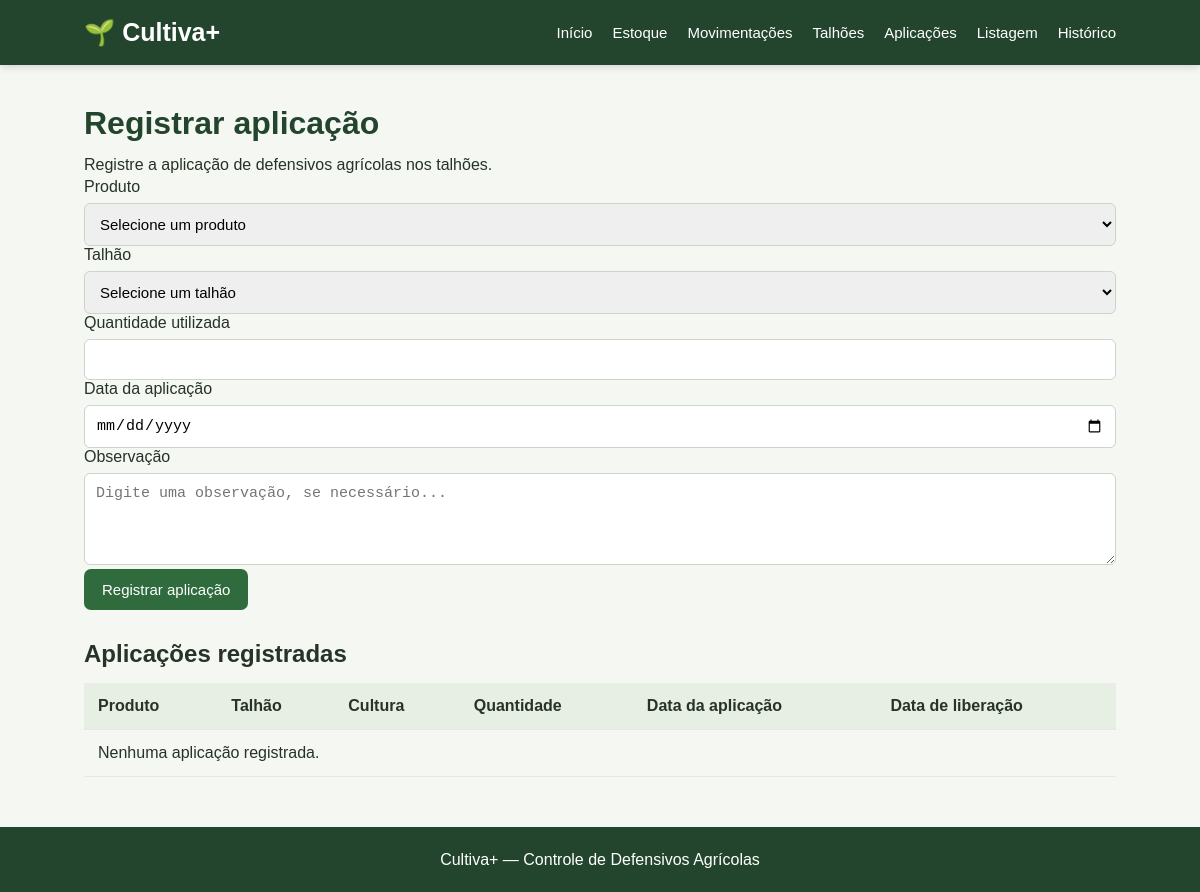
Page /aplicacoes on the earlier database version.
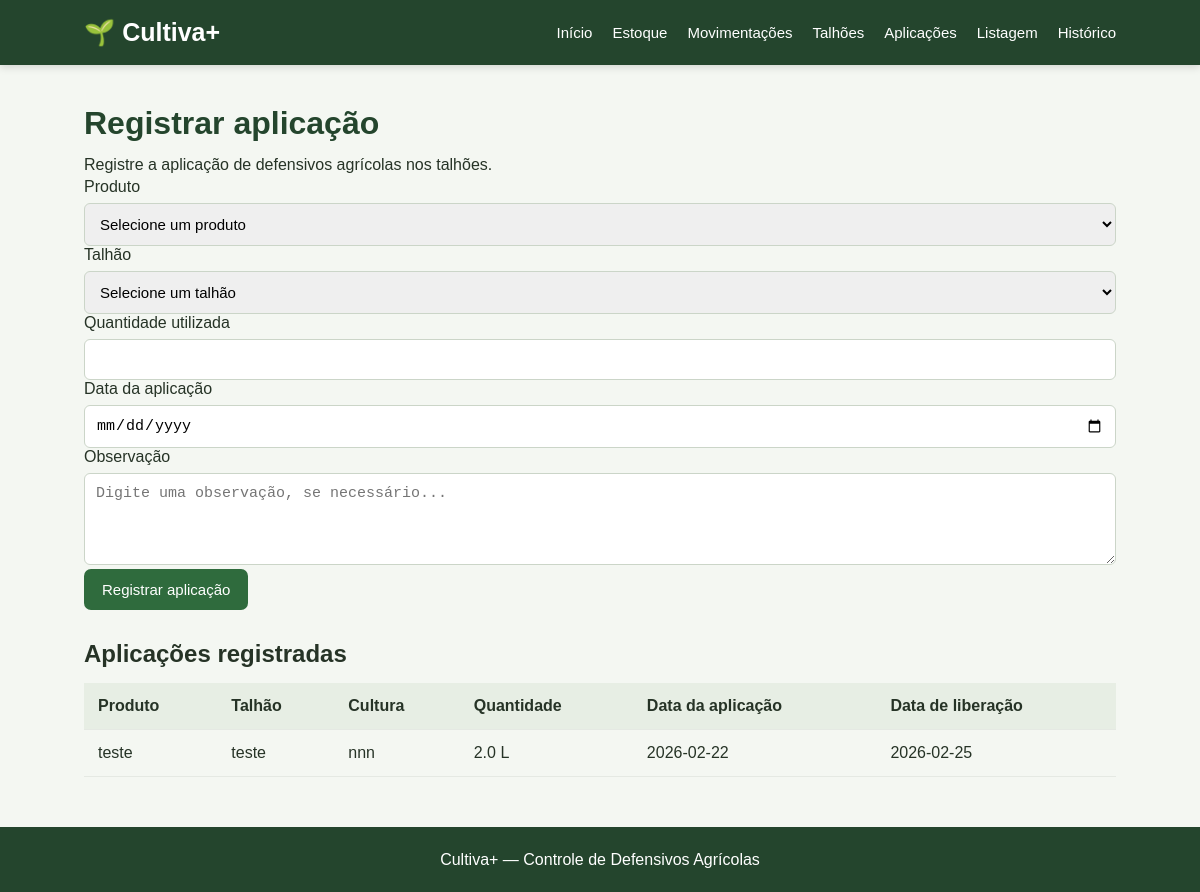
Same page on the later database version.
### tables this page shows
CREATE TABLE aplicacoes (
            id INTEGER PRIMARY KEY AUTOINCREMENT,
            produto_id INTEGER NOT NULL,
            talhao_id INTEGER NOT NULL,
            quantidade REAL NOT NULL,
            data_aplicacao TEXT NOT NULL,
            data_liberacao TEXT NOT NULL,
            observacao TEXT,
            FOREIGN KEY (produto_id) REFERENCES produtos(id),
            FOREIGN KEY (talhao_id) REFERENCES talhoes(id)
        );

CREATE TABLE produtos (
            id INTEGER PRIMARY KEY AUTOINCREMENT,
            nome TEXT NOT NULL,
            principio_ativo TEXT NOT NULL,
            fabricante TEXT,
            quantidade REAL NOT NULL DEFAULT 0,
            unidade TEXT NOT NULL,
            periodo_carencia INTEGER NOT NULL DEFAULT 0
        );

CREATE TABLE talhoes (
            id INTEGER PRIMARY KEY AUTOINCREMENT,
            nome TEXT NOT NULL,
            area REAL NOT NULL,
            cultura TEXT NOT NULL
        );

### app.py (the view, shortened to what this page needs)
@app.route("/aplicacoes", methods=["GET", "POST"])
def aplicacoes():
    conexao = conectar_banco()
    produtos = conexao.execute("""
        SELECT *
        FROM produtos
        ORDER BY nome
    """).fetchall()
    talhoes_lista = conexao.execute("""
        SELECT *
        FROM talhoes
        ORDER BY nome
    """).fetchall()
    aplicacoes_lista = conexao.execute("""
        SELECT
            aplicacoes.*,
            produtos.nome AS produto_nome,
            produtos.unidade,
            talhoes.nome AS talhao_nome,
            talhoes.cultura
        FROM aplicacoes
        JOIN produtos
            ON produtos.id = aplicacoes.produto_id
        JOIN talhoes
            ON talhoes.id = aplicacoes.talhao_id
        ORDER BY aplicacoes.id DESC
    """).fetchall()
    conexao.close()
    return render_template(
        "aplicacoes.html",
        produtos=produtos,
        talhoes=talhoes_lista,
        aplicacoes=aplicacoes_lista
    )

### app.py (called while the page is built)
def conectar_banco():
    conexao = sqlite3.connect(DATABASE)
    conexao.row_factory = sqlite3.Row
    return conexao

### templates/aplicacoes.html (shortened to what this page needs)
{% extends "base.html" %}
{% block content %}
<div class="page-header">
    <div>
        <h1>Registrar aplicação</h1>
        <p>
            Registre a aplicação de defensivos agrícolas nos talhões.
        </p>
    </div>
</div>
<div class="form-card">
    <form method="POST">
        <label for="produto_id">
            Produto
        </label>
        <select
            name="produto_id"
            id="produto_id"
            required
        >
            <option value="">
                Selecione um produto
            </option>
        </select>
        <label for="talhao_id">
            Talhão
        </label>
        <select
            name="talhao_id"
            id="talhao_id"
            required
        >
            <option value="">
                Selecione um talhão
            </option>
        </select>
        <label for="quantidade">
            Quantidade utilizada
        </label>
        <input
            type="number"
            name="quantidade"
            id="quantidade"
            step="0.01"
            min="0.01"
            required
        >
        <label for="data_aplicacao">
            Data da aplicação
        </label>
        <input
            type="date"
            name="data_aplicacao"
            id="data_aplicacao"
            required
        >
        <label for="observacao">
            Observação
        </label>
        <textarea
            name="observacao"
            id="observacao"
            rows="4"
            placeholder="Digite uma observação, se necessário..."
        ></textarea>
        <button
            type="submit"
            class="botao"
        >
            Registrar aplicação
        </button>
    </form>
</div>
<h2>Aplicações registradas</h2>
<div class="table-container">
    <table>
        <thead>
            <tr>
                <th>Produto</th>
                <th>Talhão</th>
                <th>Cultura</th>
                <th>Quantidade</th>
                <th>Data da aplicação</th>
                <th>Data de liberação</th>
            </tr>
        </thead>
        <tbody>
            {% for aplicacao in aplicacoes %}
            <tr>
                <td>
                    {{ aplicacao.produto_nome }}
                </td>
                <td>
                    {{ aplicacao.talhao_nome }}
                </td>
                <td>
                    {{ aplicacao.cultura }}
                </td>
                <td>
                    {{ aplicacao.quantidade }}
                    {{ aplicacao.unidade }}
                </td>
                <td>
                    {{ aplicacao.data_aplicacao }}
                </td>
                <td>
                    {{ aplicacao.data_liberacao }}
                </td>
            </tr>
            {% else %}
            <tr>
                <td colspan="6" class="empty">
                    Nenhuma aplicação registrada.
                </td>
            </tr>
            {% endfor %}
        </tbody>
    </table>
</div>
{% endblock %}

Differences in the rows shown:
added aplicacoes: produto_nome "teste", talhao_nome "teste", cultura "nnn", quantidade "2.0", unidade "L", data_aplicacao "2026-02-22", data_liberacao "2026-02-25"
Other differences:
text no longer shown: "Nenhuma aplicação registrada."
